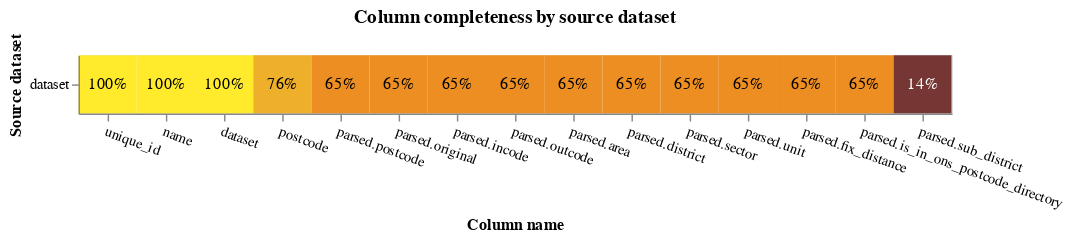

The cell this chart's notebook holds for it:
### Code cell
db_api = DuckDBAPI()
# Conver empty lists to null before running...#
completeness_chart(df, db_api=db_api, table_names_for_chart=["dataset"])

### Figure 1 — Vega-Lite specification as saved in the notebook (floating-point values rounded to 4 significant figures)
{"config": {"view": {"continuousWidth": 400, "continuousHeight": 300}}, "layer": [{"mark": "rect", "encoding": {"color": {"field": "completeness", "legend": null, "scale": {"scheme": "darkred", "zero": true}, "type": "quantitative"}, "tooltip": [{"field": "source_dataset", "title": "Source dataset", "type": "nominal"}, {"field": "total_rows_inc_nulls", "format": ",", "title": "# of records", "type": "quantitative"}, {"field": "column_name", "title": "Column name", "type": "nominal"}, {"field": "total_null_rows", "format": ",", "title": "# of nulls", "type": "quantitative"}, {"field": "completeness", "format": ".1%", "type": "quantitative"}], "x": {"axis": {"labelAngle": 20}, "field": "column_name", "sort": {"field": "mean_comp", "order": "descending"}, "title": "Column name", "type": "nominal"}, "y": {"field": "source_dataset", "title": "Source dataset", "type": "nominal"}}, "title": "Column completeness by source dataset", "transform": [{"joinaggregate": [{"op": "mean", "field": "completeness", "as": "mean_comp"}], "groupby": ["column_name"]}]}, {"mark": {"type": "text"}, "encoding": {"color": {"condition": {"test": "datum['completeness'] < 0.5", "value": "white"}, "value": "black"}, "text": {"field": "completeness", "format": ".0%", "type": "quantitative"}, "x": {"axis": {"labelAngle": 0}, "field": "column_name", "sort": {"field": "mean_comp", "order": "descending"}, "type": "nominal"}, "y": {"field": "source_dataset", "type": "nominal"}}, "transform": [{"joinaggregate": [{"op": "mean", "field": "completeness", "as": "mean_comp"}], "groupby": ["column_name"]}]}], "data": {"name": "data-9ef2df35edd86ab794e00ee42c6dd5be"}, "height": {"step": 40}, "width": {"step": 40}, "$schema": "https://vega.github.io/schema/vega-lite/v5.9.3.json", "datasets": {"data-9ef2df35edd86ab794e00ee42c6dd5be": [{"source_dataset": "dataset", "column_name": "unique_id", "total_null_rows": 0, "total_rows_inc_nulls": 74508, "completeness": 1.0}, {"source_dataset": "dataset", "column_name": "name", "total_null_rows": 0, "total_rows_inc_nulls": 74508, "completeness": 1.0}, {"source_dataset": "dataset", "column_name": "postcode", "total_null_rows": 17666, "total_rows_inc_nulls": 74508, "completeness": 0.7629}, {"source_dataset": "dataset", "column_name": "dataset", "total_null_rows": 0, "total_rows_inc_nulls": 74508, "completeness": 1.0}, {"source_dataset": "dataset", "column_name": "parsed.postcode", "total_null_rows": 25867, "total_rows_inc_nulls": 74508, "completeness": 0.6528}, {"source_dataset": "dataset", "column_name": "parsed.original", "total_null_rows": 25867, "total_rows_inc_nulls": 74508, "completeness": 0.6528}, {"source_dataset": "dataset", "column_name": "parsed.incode", "total_null_rows": 25867, "total_rows_inc_nulls": 74508, "completeness": 0.6528}, {"source_dataset": "dataset", "column_name": "parsed.outcode", "total_null_rows": 25867, "total_rows_inc_nulls": 74508, "completeness": 0.6528}, {"source_dataset": "dataset", "column_name": "parsed.area", "total_null_rows": 25867, "total_rows_inc_nulls": 74508, "completeness": 0.6528}, {"source_dataset": "dataset", "column_name": "parsed.district", "total_null_rows": 25867, "total_rows_inc_nulls": 74508, "completeness": 0.6528}, {"source_dataset": "dataset", "column_name": "parsed.sub_district", "total_null_rows": 63968, "total_rows_inc_nulls": 74508, "completeness": 0.1415}, {"source_dataset": "dataset", "column_name": "parsed.sector", "total_null_rows": 25867, "total_rows_inc_nulls": 74508, "completeness": 0.6528}, {"source_dataset": "dataset", "column_name": "parsed.unit", "total_null_rows": 25867, "total_rows_inc_nulls": 74508, "completeness": 0.6528}, {"source_dataset": "dataset", "column_name": "parsed.fix_distance", "total_null_rows": 25867, "total_rows_inc_nulls": 74508, "completeness": 0.6528}, {"source_dataset": "dataset", "column_name": "parsed.is_in_ons_postcode_directory", "total_null_rows": 25867, "total_rows_inc_nulls": 74508, "completeness": 0.6528}]}}
